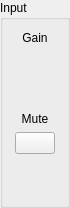
      <widget class="QGroupBox" name="groupInput">
       <property name="minimumSize">
        <size>
         <width>70</width>
         <height>0</height>
        </size>
       </property>
       <property name="maximumSize">
        <size>
         <width>70</width>
         <height>16777215</height>
        </size>
       </property>
       <property name="title">
        <string>Input</string>
       </property>
       <layout class="QVBoxLayout" name="verticalLayout_5">
        <property name="leftMargin">
         <number>0</number>
        </property>
        <property name="rightMargin">
         <number>0</number>
        </property>
        <item alignment="Qt::AlignHCenter">
         <widget class="QLabel" name="label_2">
          <property name="minimumSize">
           <size>
            <width>60</width>
            <height>0</height>
           </size>
          </property>
          <property name="maximumSize">
           <size>
            <width>60</width>
            <height>16777215</height>
           </size>
          </property>
          <property name="text">
           <string>Gain</string>
          </property>
          <property name="alignment">
           <set>Qt::AlignCenter</set>
          </property>
         </widget>
        </item>
        <item alignment="Qt::AlignHCenter">
         <widget class="ConfigGainWidget" name="dsb_Input_Level" native="true">
          <property name="minimumSize">
           <size>
            <width>40</width>
            <height>40</height>
           </size>
          </property>
          <property name="maximumSize">
           <size>
            <width>40</width>
            <height>40</height>
           </size>
          </property>
         </widget>
        </item>
        <item>
         <spacer name="verticalSpacer_2">
          <property name="orientation">
           <enum>Qt::Vertical</enum>
          </property>
          <property name="sizeType">
           <enum>QSizePolicy::Fixed</enum>
          </property>
          <property name="sizeHint" stdset="0">
           <size>
            <width>20</width>
            <height>15</height>
           </size>
          </property>
         </spacer>
        </item>
        <item alignment="Qt::AlignHCenter">
         <widget class="QLabel" name="label">
          <property name="minimumSize">
           <size>
            <width>60</width>
            <height>0</height>
           </size>
          </property>
          <property name="maximumSize">
           <size>
            <width>60</width>
            <height>16777215</height>
           </size>
          </property>
          <property name="text">
           <string>Mute</string>
          </property>
          <property name="alignment">
           <set>Qt::AlignCenter</set>
          </property>
         </widget>
        </item>
        <item alignment="Qt::AlignHCenter">
         <widget class="QPushButton" name="pb_Input_Mute">
          <property name="minimumSize">
           <size>
            <width>0</width>
            <height>0</height>
           </size>
          </property>
          <property name="maximumSize">
           <size>
            <width>16777215</width>
            <height>16777215</height>
           </size>
          </property>
          <property name="focusPolicy">
           <enum>Qt::NoFocus</enum>
          </property>
          <property name="text">
           <string/>
          </property>
          <property name="checkable">
           <bool>true</bool>
          </property>
          <property name="checked">
           <bool>false</bool>
          </property>
         </widget>
        </item>
        <item>
         <spacer name="verticalSpacer_3">
          <property name="orientation">
           <enum>Qt::Vertical</enum>
          </property>
          <property name="sizeHint" stdset="0">
           <size>
            <width>20</width>
            <height>40</height>
           </size>
          </property>
         </spacer>
        </item>
       </layout>
      </widget>
